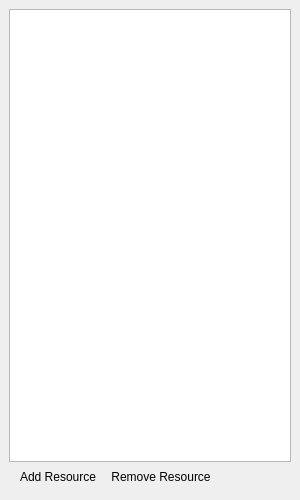
<?xml version="1.0" encoding="UTF-8"?>
<ui version="4.0">
 <class>UnTech::GuiQt::ResourcesTreeDock</class>
 <widget class="QDockWidget" name="UnTech::GuiQt::ResourcesTreeDock">
  <property name="geometry">
   <rect>
    <x>0</x>
    <y>0</y>
    <width>300</width>
    <height>500</height>
   </rect>
  </property>
  <property name="features">
   <set>QDockWidget::DockWidgetMovable</set>
  </property>
  <property name="windowTitle">
   <string>Resources</string>
  </property>
  <widget class="QWidget" name="dockWidgetContents">
   <layout class="QVBoxLayout" name="verticalLayout">
    <property name="spacing">
     <number>0</number>
    </property>
    <item>
     <widget class="QTreeView" name="resourcesTree">
      <property name="sizePolicy">
       <sizepolicy hsizetype="MinimumExpanding" vsizetype="MinimumExpanding">
        <horstretch>0</horstretch>
        <verstretch>0</verstretch>
       </sizepolicy>
      </property>
      <property name="selectionMode">
       <enum>QAbstractItemView::SingleSelection</enum>
      </property>
      <attribute name="headerVisible">
       <bool>false</bool>
      </attribute>
     </widget>
    </item>
    <item>
     <widget class="QToolBar" name="resourceTreeButtons">
      <property name="movable">
       <bool>false</bool>
      </property>
      <property name="iconSize">
       <size>
        <width>16</width>
        <height>16</height>
       </size>
      </property>
      <property name="floatable">
       <bool>false</bool>
      </property>
      <addaction name="addResourceAction"/>
      <addaction name="removeResourceAction"/>
     </widget>
    </item>
   </layout>
  </widget>
  <action name="removeResourceAction">
   <property name="icon">
    <iconset resource="../../resources/resources.qrc">
     <normaloff>:/icons/remove.svg</normaloff>:/icons/remove.svg</iconset>
   </property>
   <property name="text">
    <string>Remove Resource</string>
   </property>
   <property name="toolTip">
    <string>Remove Resource (cannot be undone)</string>
   </property>
  </action>
  <action name="addResourceAction">
   <property name="icon">
    <iconset resource="../../resources/resources.qrc">
     <normaloff>:/icons/add.svg</normaloff>:/icons/add.svg</iconset>
   </property>
   <property name="text">
    <string>Add Resource</string>
   </property>
   <property name="toolTip">
    <string>Add Resource (cannot be undone)</string>
   </property>
  </action>
 </widget>
 <resources>
  <include location="../../resources/resources.qrc"/>
 </resources>
 <connections/>
</ui>
